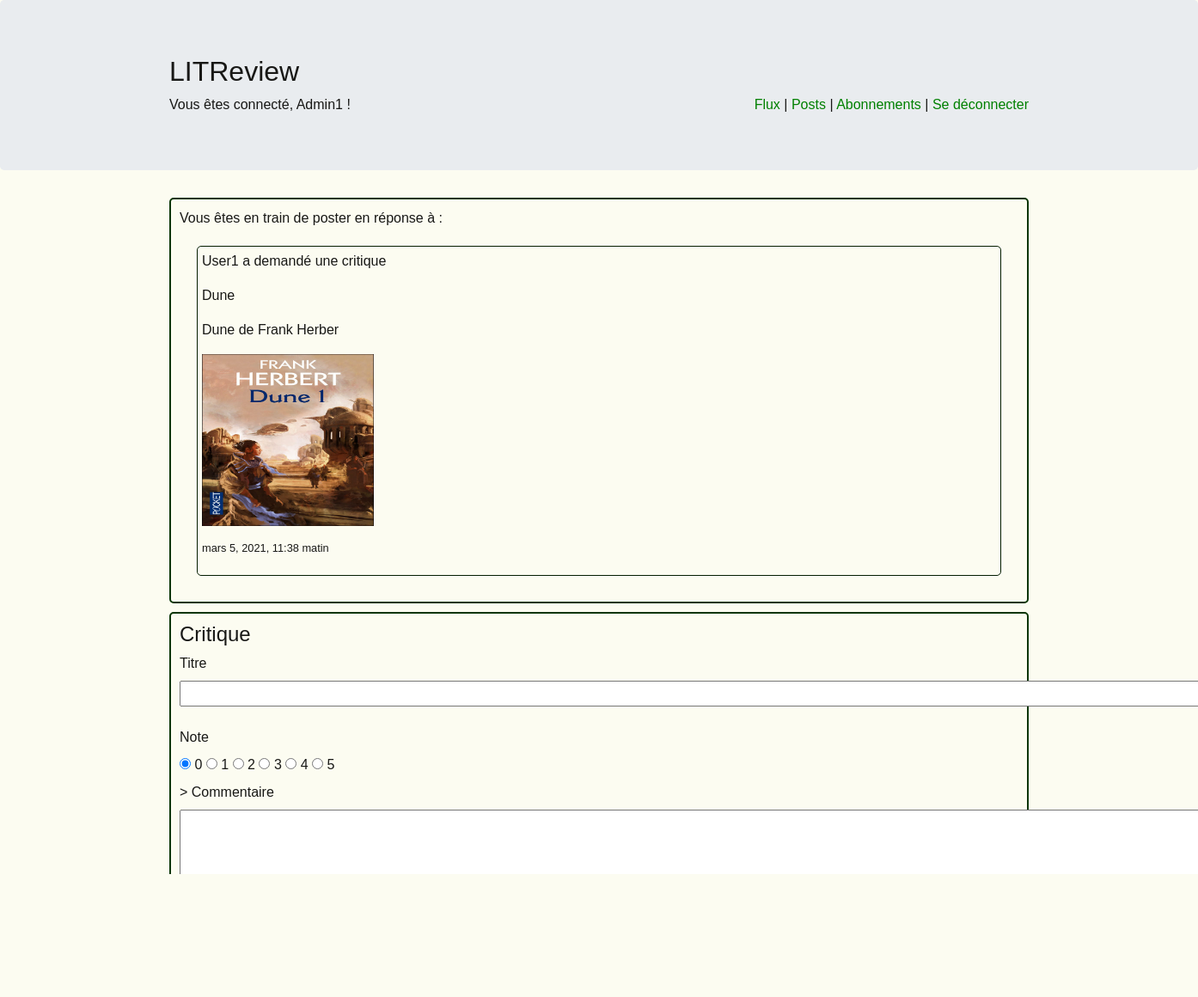
The app's page /linkreview/2 (signed in) with its own data.
### utilisateur/models.py (models this page shows)
class User(AbstractUser):
    pass

### critique/models.py (models this page shows, shortened)
class Ticket(models.Model):
    objects = models.Manager()
    title = models.CharField(max_length=128)
    content = models.CharField(max_length=2048, blank=True)
    user = models.ForeignKey(
        to=settings.AUTH_USER_MODEL, on_delete=models.CASCADE)
    image = models.ImageField(null=True, blank=True, upload_to="")
    time_created = models.DateTimeField(auto_now_add=True)

### critique/views.py (the view, shortened to what this page needs)
# urls.py: path('linkreview/<int:id_ticket>', views.link_review, name="linkreview"),
@login_required
def link_review(request, id_ticket):
    instance_ticket = Ticket.objects.get(pk=id_ticket)
    if request.method == "GET":
        form = ReviewForm()
        return render(request, 'linkreview.html', locals())

### critique/forms.py
class ReviewForm(ModelForm):
    class Meta:
        model = Review
        fields = ['headline', 'body']
        widgets = {
            'body': forms.Textarea(attrs={'cols': 131, 'rows': 5}),
            'headline': forms.TextInput(attrs={'size': 134})
            }

### critique/templates/linkreview.html (shortened to what this page needs)
{% extends 'main.html' %}
{% load static %}
{% block addcss %}
<link rel="stylesheet" href="{% static 'css/style.css' %}">
{% endblock %}
{% block content %}
<div id="block1">
    <p>Vous êtes en train de poster en réponse à :</p>
    <div id="block2">
    <p>{{ instance_ticket.user }} a demandé une critique</p>
    <p>{{ instance_ticket.title}}</p>
    <p>{{ instance_ticket.content }}</p>
    {% if instance_ticket.image %}
        <p><img src="{{instance_ticket.image.url}}" alt="{{instance_ticket.titre}}" style="width: 200px; height: 200px;"></p>
    {% endif %}
    <p><small>{{ instance_ticket.time_created }}</small></p>
    </div>
</div>
<form method="POST" action="{% url 'linkreview' id_ticket=instance_ticket.id %}">
<div id="block1">
    <h4>Critique</h4>
    <label class="title">Titre</label><br>
    {{ form.headline }}<br><br>
    <div id="button-rating">
        <label class="title">Note</label><br>
        <input type="radio" name="tabs" value="0"  id="0" checked="checked"/>
        <label for="toggle-tab3">0</label>
        <input type="radio" name="tabs" value="1" id="1"/>
        <label for="toggle-tab1">1</label>
        <input type="radio" name="tabs" value="2" id="2"/>
        <label for="toggle-tab2">2</label>
        <input type="radio" name="tabs" value="3"  id="3"/>
        <label for="toggle-tab3">3</label>
        <input type="radio" name="tabs" value="4"  id="4"/>
        <label for="toggle-tab3">4</label>
        <input type="radio" name="tabs" value="5"  id="5"/>
        <label for="toggle-tab3">5</label>
    </div>>
    <label class="title">Commentaire</label><br>
    {{ form.body }}<br><br>
</div>
<input type="submit">
</form>
{% endblock %}

### templates/main.html (shortened to what this page needs)
<html>
<head>
    <link rel="stylesheet" href="https://stackpath.bootstrapcdn.com/bootstrap/4.4.1/css/bootstrap.min.css"
>
    {% block addcss %}
    {% endblock %}
</head>
<body>
<div class="jumbotron">
    <div id="bloc_page">
        <h2>LITReview</h2>
        {% if user.is_authenticated %}
            Vous êtes connecté, {{ user.username }} !
            <div id="banner">
                <a href="{% url 'feed'%}">Flux</a> |
                <a href="{% url 'myposts'%}">Posts</a> |
                <a href="{% url 'subscription'%}">Abonnements</a> |
                <a href="{% url 'logout'%}">Se déconnecter</a>
            </div>
        {% else %}
            <a>Site de critiques littéraires</a>
        {% endif %}
    </div>
</div>
<div id="bloc_page">
    {% block content %}
    {% endblock %}
</div>
</body>
</html>

### critique/static/css/style.css (style rules this page uses)
body { background: rgb(252, 252, 241); font-family: Arial, sans-serif; color: rgb(24, 24, 22); }
a { color: green; }
#bloc_page { width: 1000px; margin: auto; }
#block1 { padding: 10px 10px 10px 10px; margin-top: 10px; margin-bottom: 10px; border:2px solid rgb(9, 53, 3); border-radius: 5px; }
#block2 { margin: 20px 20px 20px 20px; padding: 5px 5px 5px 5px; border: 1px solid rgb(4, 29, 1); border-radius: 5px; }
#banner { float: right; text-align: right; }

### records on screen
User: username "Admin1"
Ticket: user "User1", title "Dune", content "Dune de Frank Herber", image (picture), time_created "mars 5, 2021, 11:38 matin"
